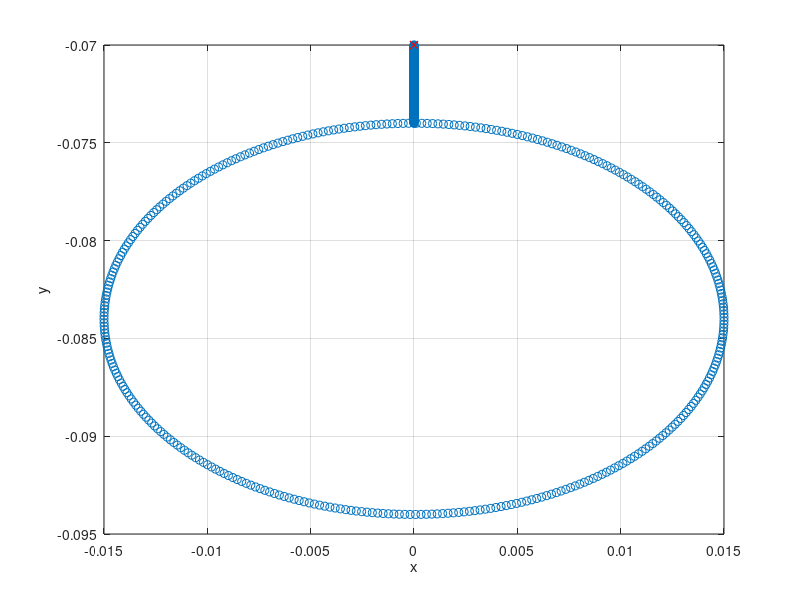
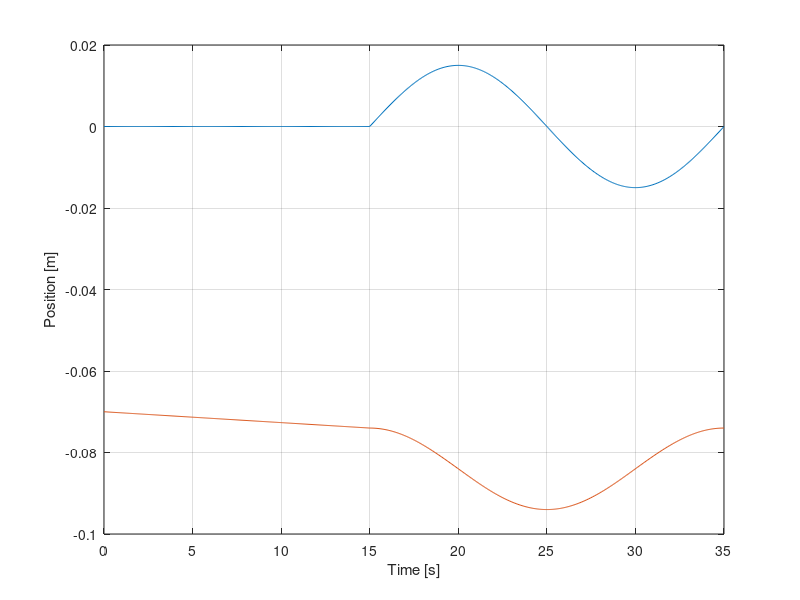

Recreate these plots in MATLAB, in order.
clear all;close all;clc;

fs = 18;
t1 = 15;
T_ell = 20;

alpha = 0.015;
beta = 0.010;
L0 = -0.07;
y_off = -0.074;


t = linspace(0,t1+T_ell,(t1+T_ell)/(1/fs));
for ii = 1:length(t)

if t(ii) < t1
    x_d(ii) = 0;
    y_d(ii) = (y_off-L0)*1/t1*t(ii) + L0;
else
    x_d(ii) = alpha*cos(2*pi*t(ii)/T_ell);
    y_d(ii) = y_off-beta - beta*sin(2*pi*t(ii)/T_ell);
end

end

figure
plot(x_d,y_d,'o')
hold on;grid on;
plot(0,L0,'rx')
xlabel('x');ylabel('y')



figure
plot(t,x_d)
hold on;grid on
plot(t,y_d)
xlabel('Time [s]');ylabel('Position [m]')

